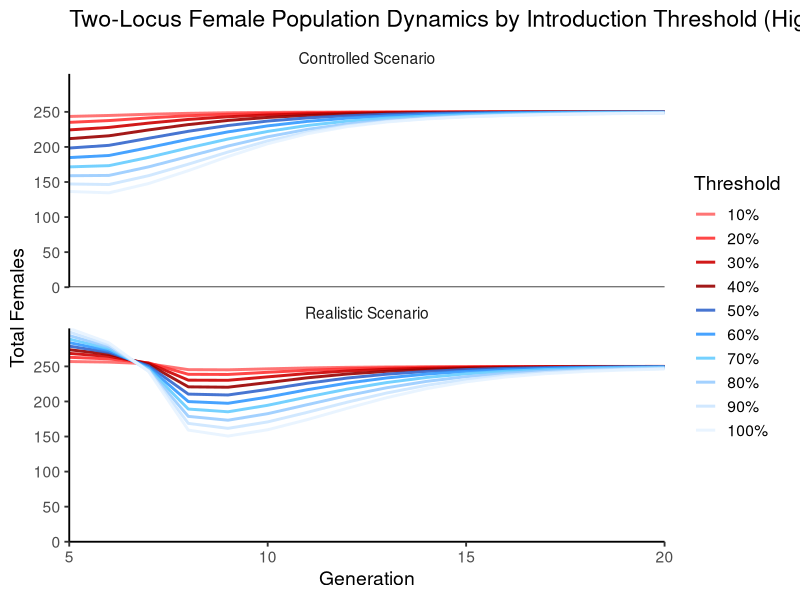

This figure's R source:
# Load required libraries
library(tidyverse)

# Load datasets
actual <- read_csv("mgdrive/two_loci/actual_two_loci_combined.csv") %>%
  mutate(simulation_type = "actual")

realistic <- read_csv("mgdrive/two_loci/realistic_two_loci_combined.csv") %>%
  mutate(simulation_type = "realistic")

# Combine and filter for rM = 0 and generation 10 to 30
combined_data <- bind_rows(actual, realistic) %>%
  filter(rM == 0.001, generation >= 5, generation <= 20)

combined_data$simulation_type <- factor(combined_data$simulation_type,
                                        levels = c("actual", "realistic"),
                                        labels = c("Controlled Scenario", "Realistic Scenario"))

# Create output directory if it doesn't exist
output_dir <- "plots/two_loci"
dir.create(output_dir, recursive = TRUE, showWarnings = FALSE)

# Define thresholds and custom colour palette
threshold_levels <- c(0.1, 0.2, 0.3, 0.4, 0.5, 0.6, 0.7, 0.8, 0.9, 1.0)
threshold_labels <- c("10%", "20%", "30%", "40%", "50%", "60%", "70%", "80%", "90%", "100%")
threshold_palette <- c(
  "#FF6666", "#FF3333", "#CC0000", "#990000",  # Light to deep red (10%–40%)
  "#3366CC", "#3399FF", "#66CCFF", "#99CCFF", "#CCE5FF", "#E6F2FF"  # Blues (50%–100%)
)

# Convert threshold to factor with percentage labels
combined_data$threshold <- factor(combined_data$threshold, levels = threshold_levels, labels = threshold_labels)

# Create plot
plot_rM0_final <- ggplot(combined_data, aes(x = generation, y = total_females, colour = threshold)) +
  geom_line(alpha = 0.9, size = 1) +
  geom_hline(data = combined_data %>% filter(simulation_type == "Controlled Scenario" & generation == 5),
             aes(yintercept = 0), colour = "black") +
  scale_colour_manual(values = threshold_palette) +
  scale_x_continuous(limits = c(5, 20), expand = c(0, 0)) +
  scale_y_continuous(expand = c(0, 0), breaks = c(0, 50, 100, 150, 200, 250)) +
  facet_wrap(~ simulation_type, ncol = 1) +
  labs(
    title = "Two-Locus Female Population Dynamics by Introduction Threshold (High Resistance)",
    x = "Generation",
    y = "Total Females",
    colour = "Threshold"
  ) +
  theme_classic(base_size = 14) +
  theme(strip.background = element_blank())

# Save plot
ggsave(filename = file.path(output_dir, "two_loci_linegraphs_rM_high.png"),
       plot = plot_rM0_final, width = 12, height = 8, dpi = 300)